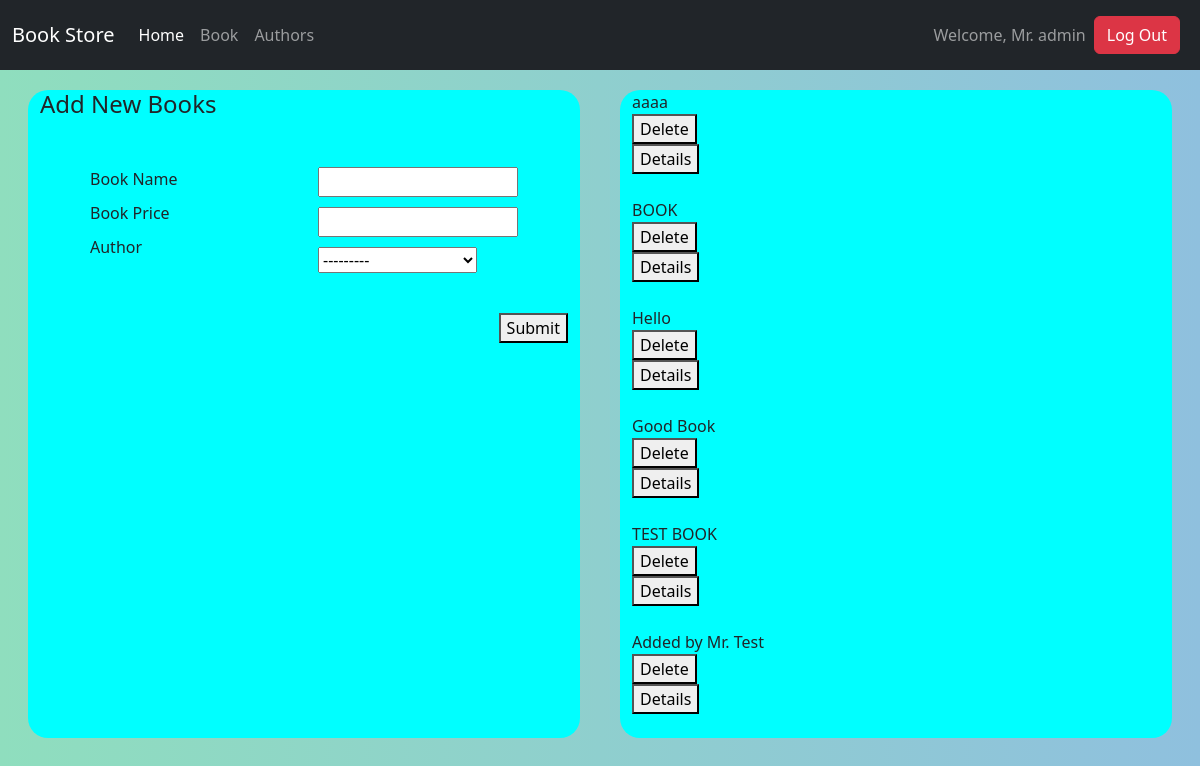
Page /Books (signed in) on the earlier database version.
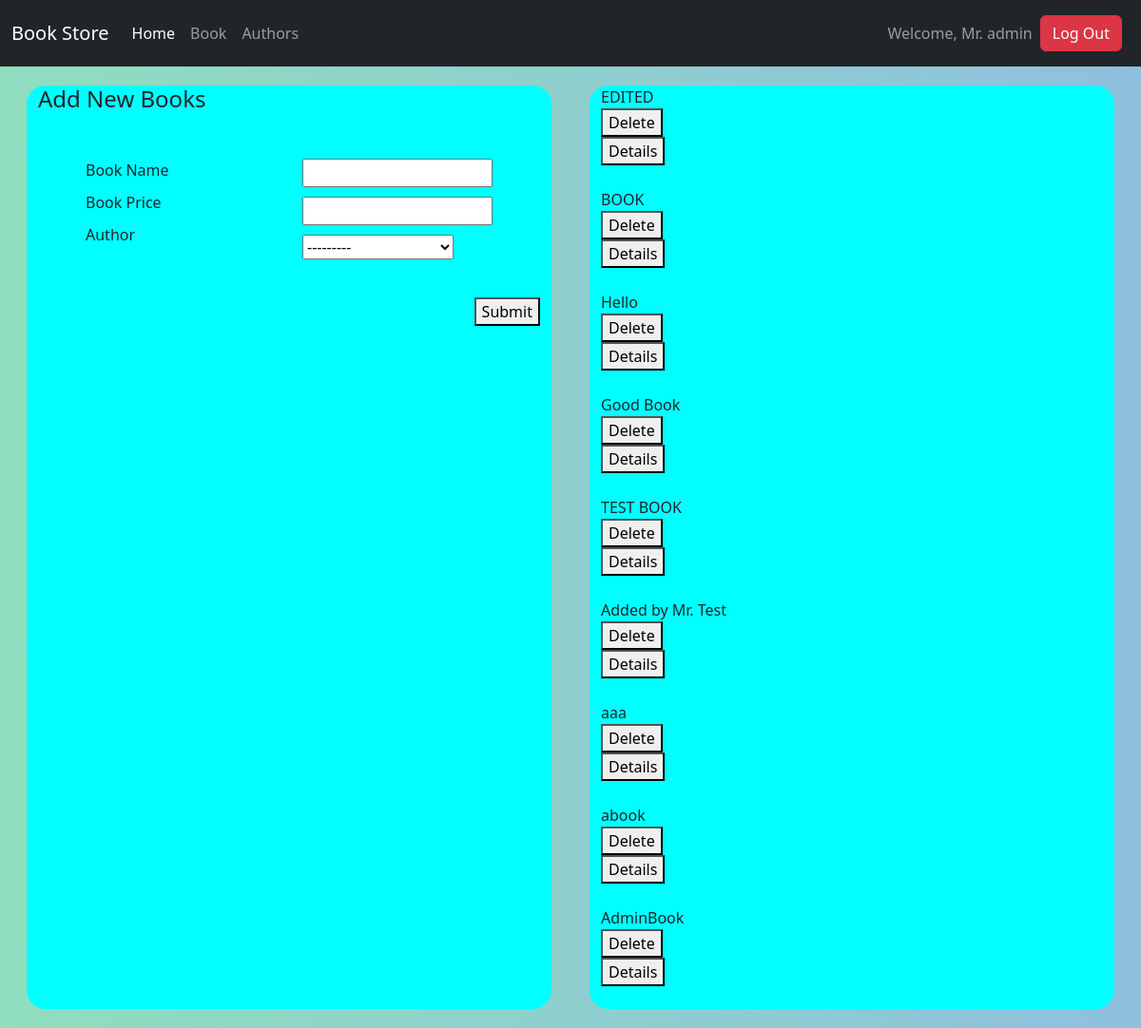
Same page on the later database version.
### BookStoreWebsite/models.py (models this page shows, shortened)
class Books(models.Model):
    BookName = models.CharField(("Book Name"), max_length=50, blank=True)
    BookId = models.AutoField(("Book Id"), primary_key=True)
    BookPrice = models.IntegerField(("BookPrice"), blank=True)
    Author = models.ForeignKey(Author, on_delete=models.CASCADE, blank=True)
    User = models.ForeignKey(User, on_delete=models.CASCADE, blank=True)

### BookStoreWebsite/views.py (the view)
def book(request):
    if request.user.is_authenticated:
        form = BookForm()
        bookList = Books.objects.all()
        if request.method == 'POST':
            form = BookForm(request.POST)
        if form.is_valid():
            form = form.save(commit=False)
            form.User = request.user
            form.save()
            return redirect('book')
        context = {'bookList':bookList, 'form':form}
        return render(request, 'books.html', context)
    else:
        messages.error(request, 'You cannot access this page Please Login')
        return redirect('/')

### BookStoreWebsite/forms.py
class BookForm(ModelForm):
    class Meta:
        model = Books
        exclude = ['User',]

### BookStoreWebsite/models.py (called while the page is built)
    def __str__(self):
        return self.Author

### templates/books.html (shortened to what this page needs)
{% extends 'base.html' %}
{%load static%}
{% block body %}
<!DOCTYPE html>
<html lang="en">
<head>
    <link rel="stylesheet" href="{%static 'books.css'%}">
</head>
<body>
    <div class="row">
        <div class="col" id="newBookEntry">
            <form method="POST" autocomplete='off'>
                <h4>Add New Books</h4>
                <div class="row">
                    <div class="col">
                        <div class="col">
                            <div class="BookLabel">Book Name</div>
                            <div class="BookLabel">Book Price</div>
                            <div class="BookLabel">Author</div>
                        </div>
                    </div>
                    <div class="col">
                        <div class="col">
                            <div class="bookInputField">
                                <input type="text" name='BookName'>
                            </div>
                            <div class="bookInputField">
                                <input type="text" name='BookPrice'>
                            </div>
                            <div class="bookInputField">{{form.Author}}</div>
                        </div>
                    </div>
                </div>
                <button type="submit" class='buttonSubmit' onclick=clicked()>Submit</button>
            </form>
        </div>
        <div class="col">
            {%for i in bookList%}
            <form action={% url 'delete' i.BookId %} method="POST">
                <div class="listOfBooks">
                    <div class="bookName">
                        {{i.BookName}}
                    </div>
                    <button action='Submit'> Delete </button>
            </form>
            <form action={% url 'detail' i.BookId %} method="POST">
                <button>Details</button>
            </form>
            <br>
        </div>
        {% endfor %}
</body>
</html>
{% endblock body %}

Differences in the rows shown:
changed Books: BookName "aaaa" → "EDITED"
added Books: BookName "aaa"
added Books: BookName "abook"
added Books: BookName "AdminBook"
